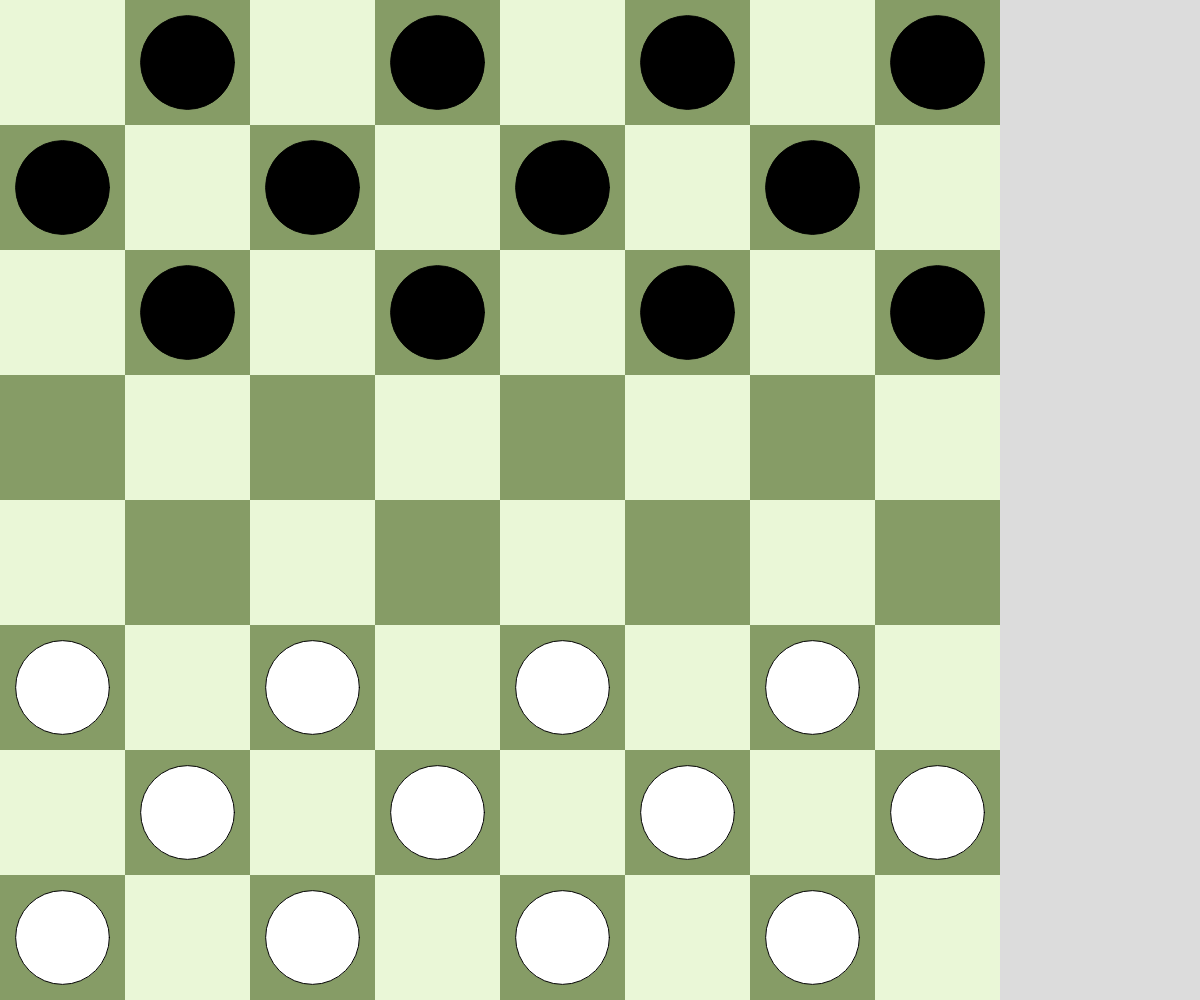
Frame 1 (no input)
Frame 60 (no input): identical to frame 1, image omitted
Frame 120 (the mouse pressed at the canvas centre since frame 60): identical to frame 1, image omitted

The p5.js sketch that drew this single still picture (run headless with seeded random() and noise() and a simulated clock; from frame 60 on, the mouse is pressed at the canvas centre):

// p5.js sketch
// ── sketch.js
// Grid Based Game (chess/checkers)
// Steven Qiu
// March 23, 2026
//
// Extra for Experts:
// - describe what you did to take this project "above and beyond"

// 0 - empty
// 1 - pawn
// 2 - knight
// 3 - bishop
// 4 - rook
// 5 - queen
// 6 - king

// 0 - empty
// 1 - white
// 2 - whiteKing
// 3 - black
// 4 - blackKing
const GRID_DIMENSIONS = 8;
const BLACK_TILE = 1;
const WHITE_TILE = 0;

// location of pieces
const EMPTY_SPACE = 0;
const WHITE_IN_SPACE = 1;
// const WHITE_K_IN_SPACE = 2;
const BLACK_IN_SPACE = 2;
// const BLACK_K_IN_SPACE = 4;

// rows that turn pieces into kings
const BLACK_CONVERT_ROW = 7;
const WHITE_CONVERT_ROW = 0;

let cellSize;
let grid;
let pieceGrid; // identical grid that contains the pieces/units

// let whitePieces = [];
// let blackPieces = [];

let pieces = [];

// (sort of) state related variables
let selectedPieceID = null;
let playerTurn = "white";

class checkerPiece {
  constructor(_x, _y, teamColour){
    this.x = _x;
    this.y = _y;
    this.team = teamColour; // only black and white teams
    // this.colour = "white";
    this.radius = cellSize * 3/4;

    this.isKing = false;
    this.selected = false;
    this.alive = true;

    this.centerOfCellX = cellSize/2;
    this.centerOfCellY = cellSize/2;
  }

  draw(){
    stroke("black");
    fill(this.team);
    circle(this.x * cellSize + this.centerOfCellX, this.y * cellSize + this.centerOfCellY, this.radius);
  }
}

// class blackPiece extends whitePiece{
//   constructor(_x, _y){
//     this.x = _x;
//     this.y = _y;
//     this.team = blackPiece;

//     this.isKing = false;
//   }
// }

function setup() {
  createCanvas(windowWidth, windowHeight);
  if (width < height){
    cellSize = width / GRID_DIMENSIONS; 
  }
  if (height < width){
    cellSize = height / GRID_DIMENSIONS; 
  }

  grid = generateGrid(GRID_DIMENSIONS, GRID_DIMENSIONS);
  generatePieces(GRID_DIMENSIONS, GRID_DIMENSIONS);
}

function draw() {
  noStroke();
  background(220);

  displayGrid(GRID_DIMENSIONS, GRID_DIMENSIONS);
  displayPieces();
  // for (let i = pieces.length - 1; i >= 0; i--){
  //   // pieceGrid = trackingPiecesOnGrid(GRID_DIMENSIONS, GRID_DIMENSIONS, pieces[i]);

  //   pieceGrid = trackingPiecesOnGrid(GRID_DIMENSIONS, GRID_DIMENSIONS);
  // }
  pieceGrid = trackingPiecesOnGrid(GRID_DIMENSIONS, GRID_DIMENSIONS);
}



function displayGrid(cols, rows){
  for (let y = 0; y < rows; y++){
    for (let x = 0; x < cols; x++){
      if (grid[y][x] === WHITE_TILE){
        fill(234, 247, 215);
      }
      else if (grid[y][x] === BLACK_TILE){
        fill(134, 156, 102);
      }
      square(x * cellSize, y * cellSize, cellSize);
    }
  }
}

// generates checkers board (and that's it)
function generateGrid(cols, rows){
  let newGrid = [];
  let TileWasBlack = true;
  for (let y = 0; y < rows; y++){
    newGrid.push([]);
    for (let x = 0; x < cols; x++){
      if (TileWasBlack){
        newGrid[y].push(WHITE_TILE);
        TileWasBlack = !TileWasBlack;
      }
      else if (!TileWasBlack){
        newGrid[y].push(BLACK_TILE);
        TileWasBlack = !TileWasBlack;
      }
    }
    TileWasBlack = !TileWasBlack;
  } 
  return newGrid;
}



function displayPieces(){
  for (let i = pieces.length - 1; i >= 0; i--){
    pieces[i].draw();
  }
}

// initially generates pieces
function generatePieces(cols, rows){
  // generates black pieces
  for (let y = 0; y <= 2; y++){
    for (let x = 0; x < cols; x++){
      if (grid[y][x] === BLACK_TILE){
        pieces.push(new checkerPiece(x, y, "black"));
      }
    }
  }

  // generates white pieces
  for (let y = 5; y <= 7; y++){
    for (let x = 0; x < cols; x++){
      if (grid[y][x] === BLACK_TILE){
        pieces.push(new checkerPiece(x, y, "white"));
      }
    }
  }
}

// tracks where the pieces are on the grid

// bug: it runs the entire thing, but only checks the position of a single piece for some reason
// that's the theory at least though
function trackingPiecesOnGrid(cols, rows){
  let newGrid = [];
  
  for (let _y = 0; _y < rows; _y++){
    newGrid.push([]);

    for (let _x = 0; _x < cols; _x++){
      // is there a piece in this space
      newGrid[_y].push(EMPTY_SPACE);

      for (let piece of pieces){
        if (_x === piece.x && _y === piece.y){
          // which piece colour is it?
          if (piece.team === "white"){
            newGrid[_y][_x] = WHITE_IN_SPACE;
          }
          else if (piece.team === "black"){
            newGrid[_y][_x] = BLACK_IN_SPACE;
          }
          break;
        }
      }
    }
  }
  return newGrid;
}



function mousePressed(){
  let x = Math.floor(mouseX/cellSize);
  let y = Math.floor(mouseY/cellSize);

  if (selectedPieceID === null){
    mousePieceCheck(x, y);
  }
  else if (selectedPieceID !== null){
    mouseMovePiece(x, y, selectedPieceID);
  }
  console.log(selectedPieceID);
}

// checks if, when the mouse is clicked, a piece is there
function mousePieceCheck(_x, _y){
  refreshMousePressCheck();

  // make sure to check who's turn it is as well
  if (_x >= 0 && _x < GRID_DIMENSIONS && _y >= 0 && _y < GRID_DIMENSIONS){
    for (let piece of pieces){
      if (_x === piece.x && _y === piece.y){
        selectedPieceID = piece;
        piece.selected = true;
      }
    }
  }
}

// experiement
// function mousePressed(){
//   let x = Math.floor(mouseX/cellSize);
//   let y = Math.floor(mouseY/cellSize);

//   for (let i of pieces){
//     if (selectedPieceID === null){
//       mousePieceCheck(x, y, i);
//     }
//     else if (selectedPieceID !== null){
//       selectedPieceID = null;
//     }
//   }
//   console.log(selectedPieceID);
// }

// // checks if, when the mouse is clicked, a piece is there
// function mousePieceCheck(_x, _y, piece){
//   refreshMousePressCheck();

//   if (_x >= 0 && _x < GRID_DIMENSIONS && _y >= 0 && _y < GRID_DIMENSIONS){
//     if (_x === piece.x && _y === piece.y){
//       selectedPieceID = piece;
//       piece.selected = true;
//     }
//   }
// }

// allows you to move the piece after clicking it
// should check for collision as well, and if it can jump over an enemy piece
function mouseMovePiece(_x, _y, piece){
  console.log(piece);
  let mouseXDistanceFromPiece = _x - piece.x;
  let mouseYDistanceFromPiece = _y - piece.y;
  console.log(mouseXDistanceFromPiece);
  console.log(mouseYDistanceFromPiece);

  // is there location you want to move to on the grid?
  if (_x >= 0 && _x < GRID_DIMENSIONS && _y >= 0 && _y < GRID_DIMENSIONS){
    // is there another piece on this square?
    if (pieceGrid[_y][_x] === EMPTY_SPACE){
      // is the piece a king?
      if (piece.isKing){
        if ((mouseYDistanceFromPiece === 1 || mouseYDistanceFromPiece === -1) && (mouseXDistanceFromPiece === 1 || mouseXDistanceFromPiece === -1)){
          console.log("movedPiece");
          console.log(pieceGrid);
          piece.x = _x;
          piece.y = _y;
        }
      }
      // if the piece isn't a king
      else if (!piece.isKing){
        // if the piece is white
        if (piece.team === "white"){
          // move piece normally
          if (mouseYDistanceFromPiece === -1 && (mouseXDistanceFromPiece === 1 || mouseXDistanceFromPiece === -1)){
            console.log("movedPiece");
            console.log(pieceGrid);
            piece.x = _x;
            piece.y = _y;
          }
          // try to kill black piece?
          // rn the code is seeing if the piece we're trying to JUMP TO has a piece, not the space where the piece we're trying to JUMP OVER
          // not entirely sure why this aint working but it isn't and it should be fixed
          else if (grid[_y + mouseYDistanceFromPiece/2][_x + mouseXDistanceFromPiece/2] === BLACK_IN_SPACE && mouseYDistanceFromPiece === -2 && (mouseXDistanceFromPiece === 2 || mouseXDistanceFromPiece === -2)){
            console.log("kill piece");
          }
        }
        // if the piece is black
        else if (piece.team === "black"){
          if (mouseYDistanceFromPiece === 1 && (mouseXDistanceFromPiece === 1 || mouseXDistanceFromPiece === -1)){
            console.log("movedPiece");
            console.log(pieceGrid);
            piece.x = _x;
            piece.y = _y;
          }
        }
      }
    }
  }
  selectedPieceID = null;
}

// is on grid?
// is there a piece on the square you're trying to move?
// is the piece a king?
  // can you kill an enemy piece?
// if the piece isnt a king...
  // which team?
  // can you still kill an enemy piece?



// unsure if end up needing this
// if not just remove all piece.selected instances
function refreshMousePressCheck(){
  for (let piece of pieces){
    piece.selected = false;
  }
  selectedPieceID = null;
}
